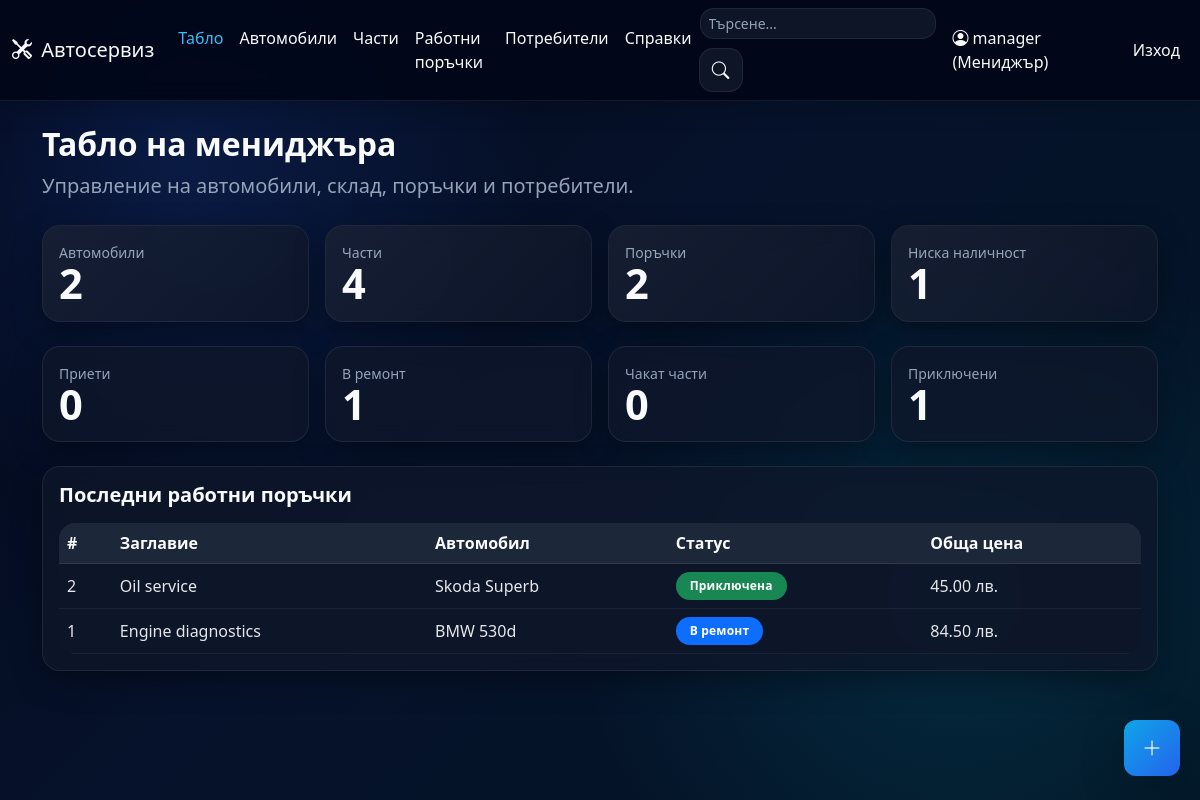
Page /dashboard (signed in) on the earlier database version.
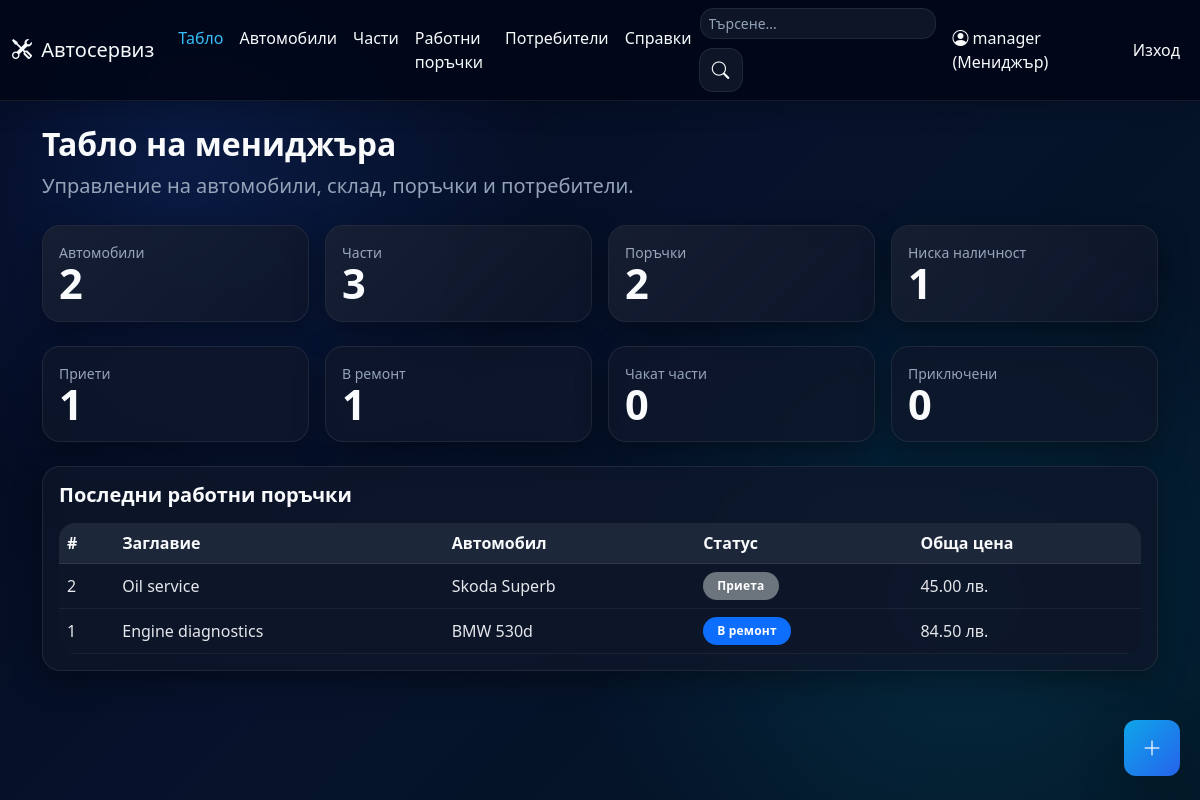
Same page on the later database version.
### app/models.py (models this page shows)
class WorkOrder(db.Model):
    id = db.Column(db.Integer, primary_key=True)
    title = db.Column(db.String(150), nullable=False)
    description = db.Column(db.Text, nullable=False)
    status = db.Column(db.String(30), nullable=False, default='open')
    notes = db.Column(db.Text)
    labor_cost = db.Column(db.Float, nullable=False, default=0.0)
    created_at = db.Column(db.DateTime, default=datetime.now)
    updated_at = db.Column(db.DateTime, default=datetime.now, onupdate=datetime.now)
    car_id = db.Column(db.Integer, db.ForeignKey('car.id'), nullable=False)
    client_id = db.Column(db.Integer, db.ForeignKey('user.id'))
    mechanic_id = db.Column(db.Integer, db.ForeignKey('user.id'))
    created_by_id = db.Column(db.Integer, db.ForeignKey('user.id'))
    client = db.relationship('User', foreign_keys=[client_id], backref='client_orders')
    mechanic = db.relationship('User', foreign_keys=[mechanic_id], backref='assigned_orders')
    created_by = db.relationship('User', foreign_keys=[created_by_id], backref='created_orders')
    parts = db.relationship('WorkOrderPart', backref='work_order', lazy=True, cascade='all, delete-orphan')
    @property
    def total_parts_cost(self):
        return round(sum((link.unit_price_snapshot or 0) * link.quantity_used for link in self.parts), 2)
    @property
    def total_cost(self):
        return round((self.labor_cost or 0) + self.total_parts_cost, 2)

class Car(db.Model):
    id = db.Column(db.Integer, primary_key=True)
    vin = db.Column(db.String(64), unique=True, nullable=False)
    registration_number = db.Column(db.String(32), unique=True)
    make = db.Column(db.String(80), nullable=False)
    model = db.Column(db.String(80), nullable=False)
    year = db.Column(db.Integer)
    owner_name = db.Column(db.String(120), nullable=False)
    owner_phone = db.Column(db.String(30))
    image_filename = db.Column(db.String(255))
    user_id = db.Column(db.Integer, db.ForeignKey('user.id'))
    created_at = db.Column(db.DateTime, default=datetime.now)
    orders = db.relationship('WorkOrder', backref='car', lazy=True, cascade='all, delete-orphan')

### app/routes_main.py (the view, shortened to what this page needs)
    @app.route('/dashboard')
    @login_required
    def dashboard():
        stats = {
            'cars': Car.query.count(),
            'parts': Part.query.count(),
            'orders': WorkOrder.query.count(),
            'users': User.query.count(),
            'low_stock': Part.query.filter(Part.quantity <= Part.min_quantity).count(),
            'open_orders': WorkOrder.query.filter_by(status='open').count(),
            'in_progress_orders': WorkOrder.query.filter_by(status='in_progress').count(),
            'awaiting_parts_orders': WorkOrder.query.filter_by(status='awaiting_parts').count(),
            'completed_orders': WorkOrder.query.filter_by(status='completed').count(),
        }
        recent_orders = WorkOrder.query.order_by(WorkOrder.created_at.desc()).limit(5).all()
        if current_user.role == 'manager':
            return render_template('dashboard_manager.html', stats=stats, recent_orders=recent_orders)

### app/route_support.py (called while the page is built)
def register_template_helpers(app):
    @app.context_processor
    def inject_status_helpers():
        return {
            'status_label': status_label,
            'status_badge': status_badge,
            'status_meta': STATUS_META,
            'role_label': role_label,
            'pdf_export_enabled': pdf_export_available(),
        }

def status_label(status: str) -> str:
    return STATUS_META.get(status, {}).get('label', status)

def status_badge(status: str) -> str:
    return STATUS_META.get(status, {}).get('badge', 'text-bg-light')

def role_label(role: str) -> str:
    return ROLE_META.get(role, role)

def load_pdf_dependencies():
    pagesizes = import_module('reportlab.lib.pagesizes')
    utils = import_module('reportlab.lib.utils')
    pdfbase = import_module('reportlab.pdfbase')
    ttfonts = import_module('reportlab.pdfbase.ttfonts')
    pdfgen = import_module('reportlab.pdfgen.canvas')
    return {
        'A4': pagesizes.A4,
        'simple_split': utils.simpleSplit,
        'pdfmetrics': pdfbase.pdfmetrics,
        'ttfont': ttfonts.TTFont,
        'canvas': pdfgen,
    }

### app/templates/dashboard_manager.html
{% extends "base.html" %}
{% block content %}
<div class="hero-inner text-start px-0 py-0 mb-4">
  <h2 class="fw-bold">Табло на мениджъра</h2>
  <p class="lead text-muted">Управление на автомобили, склад, поръчки и потребители.</p>
</div>
<div class="row g-3 mb-4">
  <div class="col-md-3"><div class="card stat-card"><div class="card-body"><div class="small text-muted">Автомобили</div><div class="stat-number">{{ stats.cars }}</div></div></div></div>
  <div class="col-md-3"><div class="card stat-card"><div class="card-body"><div class="small text-muted">Части</div><div class="stat-number">{{ stats.parts }}</div></div></div></div>
  <div class="col-md-3"><div class="card stat-card"><div class="card-body"><div class="small text-muted">Поръчки</div><div class="stat-number">{{ stats.orders }}</div></div></div></div>
  <div class="col-md-3"><div class="card stat-card warning"><div class="card-body"><div class="small text-muted">Ниска наличност</div><div class="stat-number">{{ stats.low_stock }}</div></div></div></div>
</div>
<div class="row g-3 mb-4">
  <div class="col-md-3"><div class="card status-open-card"><div class="card-body"><div class="small text-muted">Приети</div><div class="stat-number">{{ stats.open_orders }}</div></div></div></div>
  <div class="col-md-3"><div class="card status-progress-card"><div class="card-body"><div class="small text-muted">В ремонт</div><div class="stat-number">{{ stats.in_progress_orders }}</div></div></div></div>
  <div class="col-md-3"><div class="card status-awaiting-card"><div class="card-body"><div class="small text-muted">Чакат части</div><div class="stat-number">{{ stats.awaiting_parts_orders }}</div></div></div></div>
  <div class="col-md-3"><div class="card status-completed-card"><div class="card-body"><div class="small text-muted">Приключени</div><div class="stat-number">{{ stats.completed_orders }}</div></div></div></div>
</div>
<div class="card">
  <div class="card-body">
    <h5 class="mb-3">Последни работни поръчки</h5>
    <div class="table-responsive">
      <table class="table align-middle">
        <thead><tr><th>#</th><th>Заглавие</th><th>Автомобил</th><th>Статус</th><th>Обща цена</th></tr></thead>
        <tbody>
          {% for order in recent_orders %}
          <tr><td>{{ order.id }}</td><td>{{ order.title }}</td><td>{{ order.car.make }} {{ order.car.model }}</td><td><span class="badge {{ status_badge(order.status) }} status-pill">{{ status_label(order.status) }}</span></td><td>{{ '%.2f'|format(order.total_cost) }} лв.</td></tr>
          {% else %}
          <tr><td colspan="5" class="text-center text-muted">Няма поръчки.</td></tr>
          {% endfor %}
        </tbody>
      </table>
    </div>
  </div>
</div>
{% endblock %}

Differences in the rows shown:
changed WorkOrder "Oil service": status "Приключена" → "Приета"
Other differences:
{{ stats.parts }}: "4" → "3"
{{ stats.open_orders }}: "0" → "1"
{{ stats.completed_orders }}: "1" → "0"
